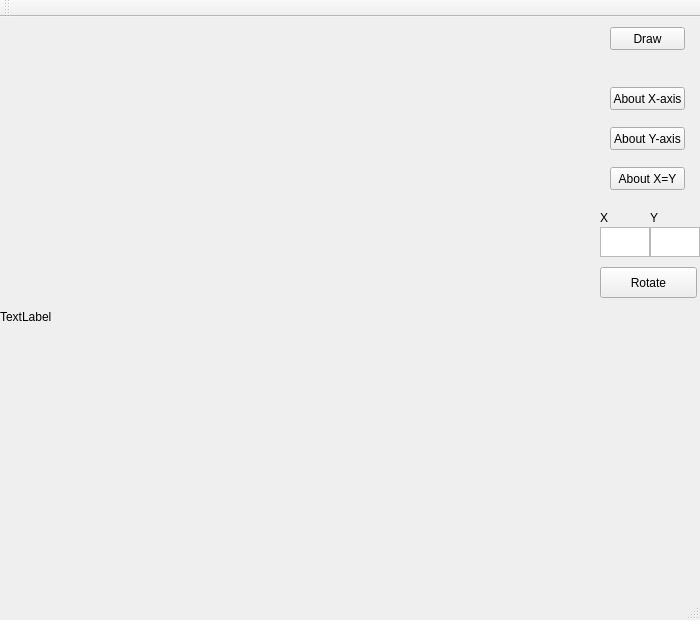
<?xml version="1.0" encoding="UTF-8"?>
<ui version="4.0">
 <class>MainWindow</class>
 <widget class="QMainWindow" name="MainWindow">
  <property name="geometry">
   <rect>
    <x>0</x>
    <y>0</y>
    <width>700</width>
    <height>620</height>
   </rect>
  </property>
  <property name="windowTitle">
   <string>MainWindow</string>
  </property>
  <widget class="QWidget" name="centralWidget">
   <widget class="QLabel" name="label">
    <property name="geometry">
     <rect>
      <x>0</x>
      <y>0</y>
      <width>600</width>
      <height>600</height>
     </rect>
    </property>
    <property name="text">
     <string>TextLabel</string>
    </property>
   </widget>
   <widget class="QPushButton" name="x_axis">
    <property name="geometry">
     <rect>
      <x>610</x>
      <y>70</y>
      <width>75</width>
      <height>23</height>
     </rect>
    </property>
    <property name="text">
     <string>About X-axis</string>
    </property>
   </widget>
   <widget class="QPushButton" name="draw">
    <property name="geometry">
     <rect>
      <x>610</x>
      <y>10</y>
      <width>75</width>
      <height>23</height>
     </rect>
    </property>
    <property name="text">
     <string>Draw</string>
    </property>
   </widget>
   <widget class="QPushButton" name="y_axis">
    <property name="geometry">
     <rect>
      <x>610</x>
      <y>110</y>
      <width>75</width>
      <height>23</height>
     </rect>
    </property>
    <property name="text">
     <string>About Y-axis</string>
    </property>
   </widget>
   <widget class="QPushButton" name="xy_axis">
    <property name="geometry">
     <rect>
      <x>610</x>
      <y>150</y>
      <width>75</width>
      <height>23</height>
     </rect>
    </property>
    <property name="text">
     <string>About X=Y</string>
    </property>
   </widget>
   <widget class="QPlainTextEdit" name="x_rot">
    <property name="geometry">
     <rect>
      <x>600</x>
      <y>210</y>
      <width>50</width>
      <height>30</height>
     </rect>
    </property>
   </widget>
   <widget class="QPlainTextEdit" name="y_rot">
    <property name="geometry">
     <rect>
      <x>650</x>
      <y>210</y>
      <width>50</width>
      <height>30</height>
     </rect>
    </property>
   </widget>
   <widget class="QLabel" name="label_2">
    <property name="geometry">
     <rect>
      <x>600</x>
      <y>190</y>
      <width>65</width>
      <height>21</height>
     </rect>
    </property>
    <property name="text">
     <string>X</string>
    </property>
   </widget>
   <widget class="QLabel" name="label_3">
    <property name="geometry">
     <rect>
      <x>650</x>
      <y>190</y>
      <width>65</width>
      <height>21</height>
     </rect>
    </property>
    <property name="text">
     <string>Y</string>
    </property>
   </widget>
   <widget class="QPushButton" name="rotateButton">
    <property name="geometry">
     <rect>
      <x>600</x>
      <y>250</y>
      <width>97</width>
      <height>31</height>
     </rect>
    </property>
    <property name="text">
     <string>Rotate</string>
    </property>
   </widget>
  </widget>
  <widget class="QMenuBar" name="menuBar">
   <property name="geometry">
    <rect>
     <x>0</x>
     <y>0</y>
     <width>700</width>
     <height>27</height>
    </rect>
   </property>
  </widget>
  <widget class="QToolBar" name="mainToolBar">
   <attribute name="toolBarArea">
    <enum>TopToolBarArea</enum>
   </attribute>
   <attribute name="toolBarBreak">
    <bool>false</bool>
   </attribute>
  </widget>
  <widget class="QStatusBar" name="statusBar"/>
 </widget>
 <layoutdefault spacing="6" margin="11"/>
 <resources/>
 <connections/>
</ui>
